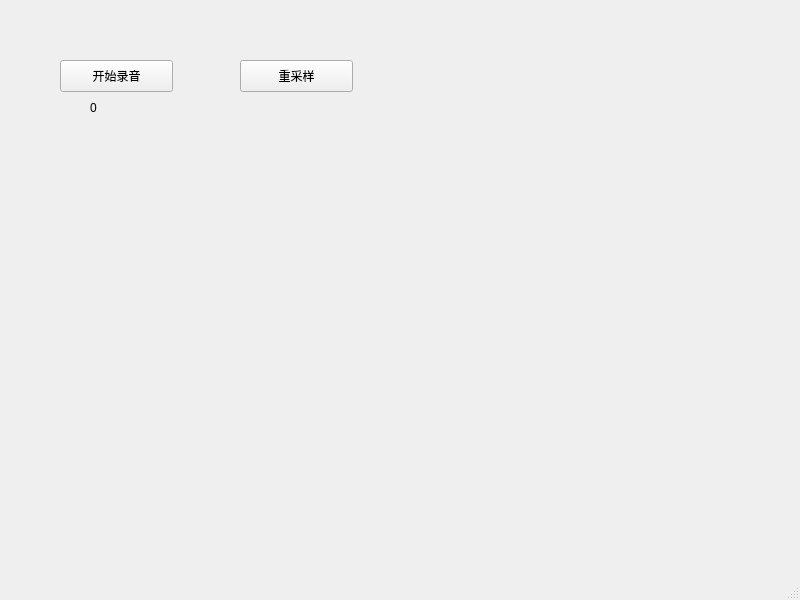
<?xml version="1.0" encoding="UTF-8"?>
<ui version="4.0">
 <class>MainWindow</class>
 <widget class="QMainWindow" name="MainWindow">
  <property name="geometry">
   <rect>
    <x>0</x>
    <y>0</y>
    <width>800</width>
    <height>600</height>
   </rect>
  </property>
  <property name="windowTitle">
   <string>MainWindow</string>
  </property>
  <widget class="QWidget" name="centralwidget">
   <widget class="QPushButton" name="audioButton">
    <property name="geometry">
     <rect>
      <x>60</x>
      <y>60</y>
      <width>113</width>
      <height>32</height>
     </rect>
    </property>
    <property name="text">
     <string>开始录音</string>
    </property>
   </widget>
   <widget class="QLabel" name="timeLabel">
    <property name="geometry">
     <rect>
      <x>90</x>
      <y>100</y>
      <width>60</width>
      <height>16</height>
     </rect>
    </property>
    <property name="text">
     <string>0</string>
    </property>
   </widget>
   <widget class="QPushButton" name="resampleButton">
    <property name="geometry">
     <rect>
      <x>240</x>
      <y>60</y>
      <width>113</width>
      <height>32</height>
     </rect>
    </property>
    <property name="text">
     <string>重采样</string>
    </property>
   </widget>
  </widget>
  <widget class="QMenuBar" name="menubar">
   <property name="geometry">
    <rect>
     <x>0</x>
     <y>0</y>
     <width>800</width>
     <height>24</height>
    </rect>
   </property>
  </widget>
  <widget class="QStatusBar" name="statusbar"/>
 </widget>
 <resources/>
 <connections/>
</ui>
